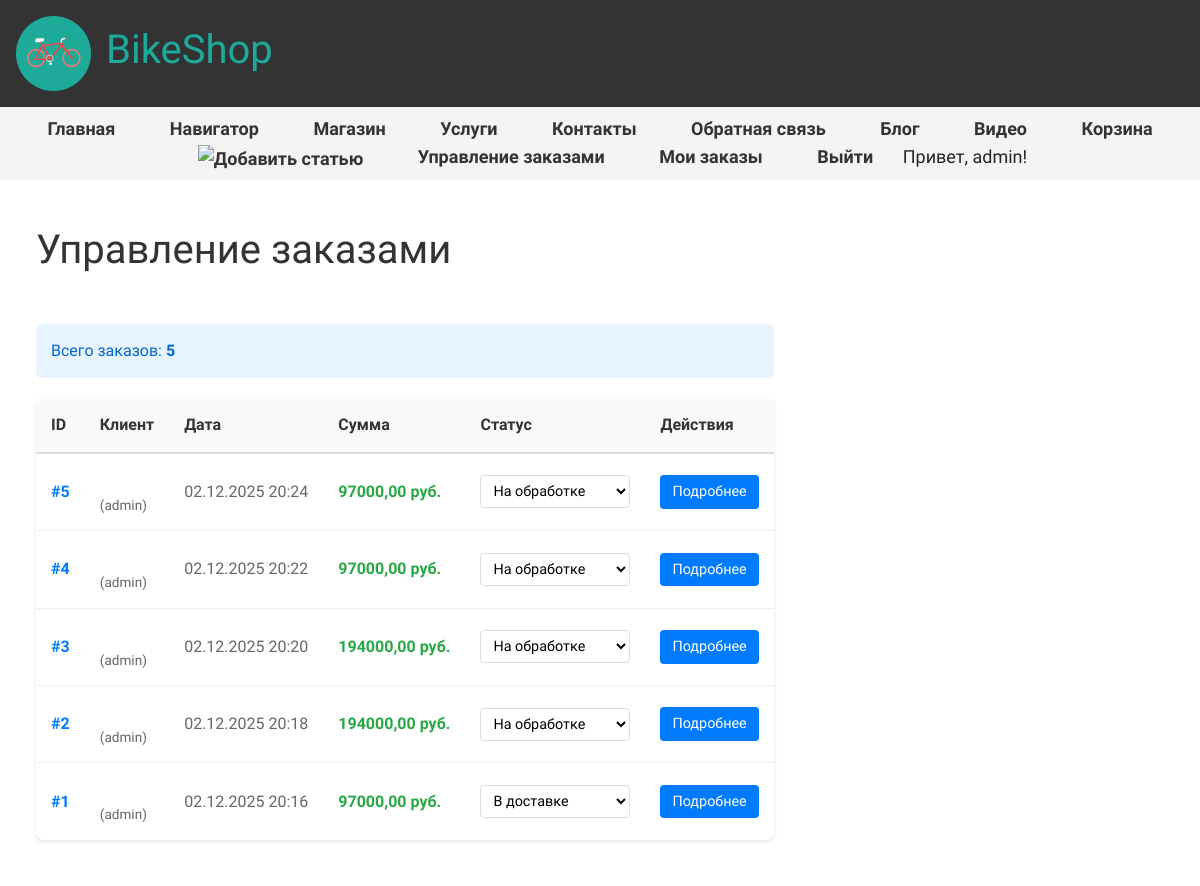
/admin_orders/ (signed in), run on an earlier commit of the app's database.
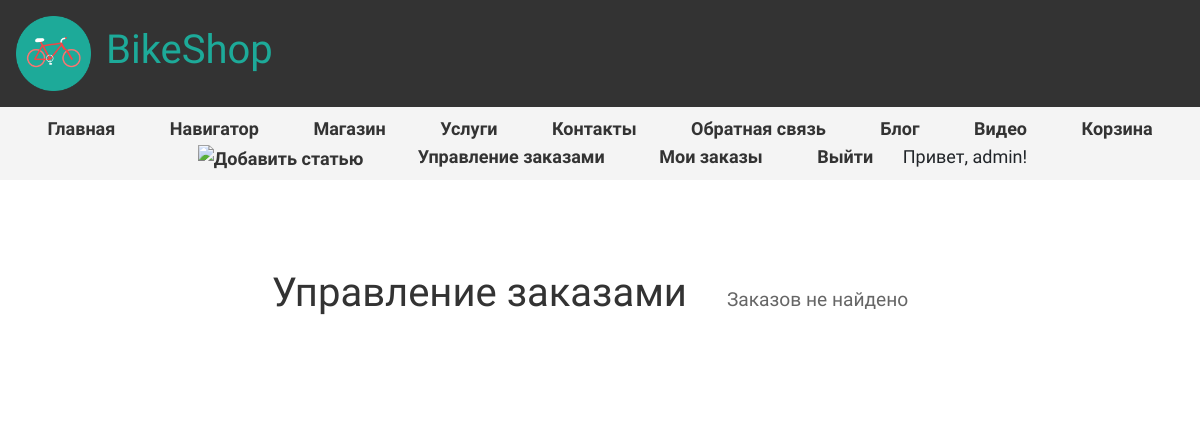
And on a later commit of the database.
### main/models.py (models this page shows, shortened)
class Order(models.Model):
    STATUS_CHOICES = [
        ('processing', 'На обработке'),
        ('assembly', 'На сборке'),
        ('shipping', 'В доставке'),
        ('delivered', 'Прибыл'),
        ('cancelled', 'Отменён'),
    ]
    user = models.ForeignKey(User, on_delete=models.CASCADE, verbose_name="Пользователь")
    order_data = models.JSONField(verbose_name="Данные заказа")  # Сохраняем JSON с товарами и количеством
    total_price = models.DecimalField(max_digits=10, decimal_places=2, verbose_name="Общая сумма")
    status = models.CharField(max_length=20, choices=STATUS_CHOICES, default='processing', verbose_name="Статус")
    created = models.DateTimeField(default=datetime.now, db_index=True, verbose_name="Дата создания")
    updated = models.DateTimeField(auto_now=True, verbose_name="Дата обновления")
    class Meta:
        verbose_name = "Заказ"
        verbose_name_plural = "Заказы"
        ordering = ['-created']

### main/views.py (the view)
# urls.py: path('admin_orders/', views.admin_orders, name='admin_orders'),
def admin_orders(request):
    if not request.user.is_staff:
        return redirect('shop')
    orders = Order.objects.all().order_by('-created')
    return render(request, 'main/admin_orders.html', {
        'orders': orders
    })

### main/templates/main/admin_orders.html (shortened to what this page needs)
{% extends 'main/layout.html' %}
{% load static %}
{% block content %}
<section class="admin-orders-section">
    <h1>Управление заказами</h1>
    {% if orders %}
    <div class="orders-container">
        <div class="filter-info">
            Всего заказов: <strong>{{ orders|length }}</strong>
        </div>
        <table class="admin-orders-table">
            <thead>
                <tr>
                    <th>ID</th>
                    <th>Клиент</th>
                    <th>Дата</th>
                    <th>Сумма</th>
                    <th>Статус</th>
                    <th>Действия</th>
                </tr>
            </thead>
            <tbody>
                {% for order in orders %}
                <tr class="order-row" data-order-id="{{ order.id }}">
                    <td class="order-id">#{{ order.id }}</td>
                    <td class="client-name">
                        {{ order.user.first_name }} {{ order.user.last_name }}<br>
                        <span class="username">({{ order.user.username }})</span>
                    </td>
                    <td class="order-date">{{ order.created|date:"d.m.Y H:i" }}</td>
                    <td class="order-price">{{ order.total_price }} руб.</td>
                    <td>
                        <select class="status-select" data-order-id="{{ order.id }}" data-current-status="{{ order.status }}">
                            <option value="processing" {% if order.status == 'processing' %}selected{% endif %}>На обработке</option>
                            <option value="shipping" {% if order.status == 'shipping' %}selected{% endif %}>В доставке</option>
                        </select>
                    </td>
                    <td>
                        <button class="btn btn-small btn-view" data-order-id="{{ order.id }}">
                            Подробнее
                        </button>
                    </td>
                </tr>
                {% endfor %}
            </tbody>
        </table>
    </div>
    {% else %}
    <div class="empty-orders">
        <p>Заказов не найдено</p>
    </div>
    {% endif %}
</section>
{% endblock %}

What changed in the data, as far as the page shows it:
removed Order: id "5", user.username "admin", created "02.12.2025 20:24", total_price "97000,00", status+id "На обработке"
removed Order: id "4", user.username "admin", created "02.12.2025 20:22", total_price "97000,00", status+id "На обработке"
removed Order: id "3", user.username "admin", created "02.12.2025 20:20", total_price "194000,00", status+id "На обработке"
removed Order: id "2", user.username "admin", created "02.12.2025 20:18", total_price "194000,00", status+id "На обработке"
removed Order: id "1", user.username "admin", created "02.12.2025 20:16", total_price "97000,00", status+id "В доставке"
Also different on the page:
{{ orders|length }}: "5" → (not shown)
text no longer shown: "Всего заказов: ID Клиент Дата Сумма Статус Действия"
text now shown: "Заказов не найдено"
